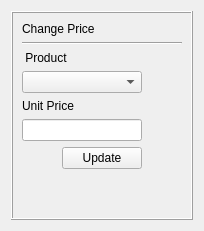
              <widget class="QWidget" name="changePricePage">
               <layout class="QVBoxLayout" name="verticalLayout_40">
                <item>
                 <widget class="QFrame" name="changePriceFrame">
                  <property name="styleSheet">
                   <string notr="true">border-color: rgb(0, 0, 0);</string>
                  </property>
                  <property name="frameShape">
                   <enum>QFrame::Box</enum>
                  </property>
                  <property name="frameShadow">
                   <enum>QFrame::Raised</enum>
                  </property>
                  <layout class="QVBoxLayout" name="verticalLayout_38">
                   <item>
                    <layout class="QVBoxLayout" name="verticalLayout_4">
                     <item>
                      <widget class="QLabel" name="label_24">
                       <property name="text">
                        <string>Change Price</string>
                       </property>
                      </widget>
                     </item>
                     <item>
                      <widget class="Line" name="line_6">
                       <property name="orientation">
                        <enum>Qt::Horizontal</enum>
                       </property>
                      </widget>
                     </item>
                    </layout>
                   </item>
                   <item>
                    <layout class="QHBoxLayout" name="horizontalLayout_25">
                     <item>
                      <layout class="QVBoxLayout" name="verticalLayout_37">
                       <item>
                        <widget class="QLabel" name="label_25">
                         <property name="text">
                          <string> Product</string>
                         </property>
                        </widget>
                       </item>
                       <item>
                        <widget class="QComboBox" name="cmbCProdsList"/>
                       </item>
                       <item>
                        <widget class="QLabel" name="label_26">
                         <property name="text">
                          <string>Unit Price</string>
                         </property>
                        </widget>
                       </item>
                       <item>
                        <widget class="QLineEdit" name="txtCProdPrice"/>
                       </item>
                       <item>
                        <layout class="QHBoxLayout" name="horizontalLayout_24">
                         <item>
                          <spacer name="horizontalSpacer_8">
                           <property name="orientation">
                            <enum>Qt::Horizontal</enum>
                           </property>
                           <property name="sizeHint" stdset="0">
                            <size>
                             <width>40</width>
                             <height>20</height>
                            </size>
                           </property>
                          </spacer>
                         </item>
                         <item>
                          <widget class="QPushButton" name="btnUpdateProdPrice">
                           <property name="text">
                            <string>Update</string>
                           </property>
                          </widget>
                         </item>
                        </layout>
                       </item>
                       <item>
                        <spacer name="verticalSpacer_14">
                         <property name="orientation">
                          <enum>Qt::Vertical</enum>
                         </property>
                         <property name="sizeHint" stdset="0">
                          <size>
                           <width>20</width>
                           <height>40</height>
                          </size>
                         </property>
                        </spacer>
                       </item>
                      </layout>
                     </item>
                     <item>
                      <spacer name="horizontalSpacer_7">
                       <property name="orientation">
                        <enum>Qt::Horizontal</enum>
                       </property>
                       <property name="sizeHint" stdset="0">
                        <size>
                         <width>40</width>
                         <height>20</height>
                        </size>
                       </property>
                      </spacer>
                     </item>
                    </layout>
                   </item>
                  </layout>
                 </widget>
                </item>
               </layout>
              </widget>
